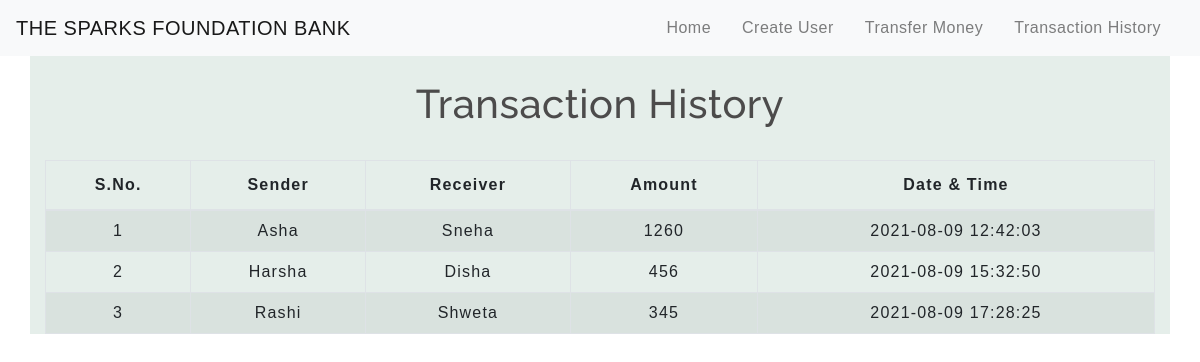
The page /transactionhistory.php on the database its author committed.
### tables this page shows
CREATE TABLE `transaction` (
  `sno` int(3) NOT NULL,
  `sender` text NOT NULL,
  `receiver` text NOT NULL,
  `balance` int(8) NOT NULL,
  `datetime` datetime NOT NULL DEFAULT current_timestamp()
);

### transactionhistory.php (the view, shortened to what this page needs)
<!DOCTYPE html>
<html lang="en">
<head>
    <link rel="stylesheet" href="https://stackpath.bootstrapcdn.com/bootstrap/4.5.2/css/bootstrap.min.css">
    <link rel="stylesheet" type="text/css" href="css/table.css">
    <link rel="stylesheet" type="text/css" href="css/navbar.css">
</head>
<body>
<?php
  include 'navbar.php';
?>
	<div class="container" style="background-color: #E5EEEA;">
        <h2 class="text-center pt-4">Transaction History</h2>
       <br>
       <div class="table-responsive-sm">
    <table class="table table-hover table-striped table-condensed table-bordered">
        <thead>
            <tr>
                <th class="text-center">S.No.</th>
                <th class="text-center">Sender</th>
                <th class="text-center">Receiver</th>
                <th class="text-center">Amount</th>
                <th class="text-center">Date & Time</th>
            </tr>
        </thead>
        <tbody>
        <?php
            include 'config.php';
            $sql ="select * from transaction";
            $query =mysqli_query($conn, $sql);
            while($rows = mysqli_fetch_assoc($query))
            {
        ?>
            <tr>
            <td class="py-2"><?php echo $rows['sno']; ?></td>
            <td class="py-2"><?php echo $rows['sender']; ?></td>
            <td class="py-2"><?php echo $rows['receiver']; ?></td>
            <td class="py-2"><?php echo $rows['balance']; ?> </td>
            <td class="py-2"><?php echo $rows['datetime']; ?> </td>
        <?php
            }
        ?>
        </tbody>
    </table>
    </div>
</div>
</body>
</html>

### css/table.css (style rules this page uses)
* { padding: 0; margin: 0; box-sizing: border-box; font-family: sans-serif; }
h2 { font-size: 40px; }
table { letter-spacing: 1.2px; }
td { text-align: center; }

### css/navbar.css (style rules this page uses)
h2 { color: #4C4B4B; letter-spacing: 0.5px; font-family: raleway; }

### rows shown on the page
transaction: sno "1", sender "Asha", receiver "Sneha", balance "1260", datetime "2021-08-09 12:42:03"
transaction: sno "2", sender "Harsha", receiver "Disha", balance "456", datetime "2021-08-09 15:32:50"
transaction: sno "3", sender "Rashi", receiver "Shweta", balance "345", datetime "2021-08-09 17:28:25"
